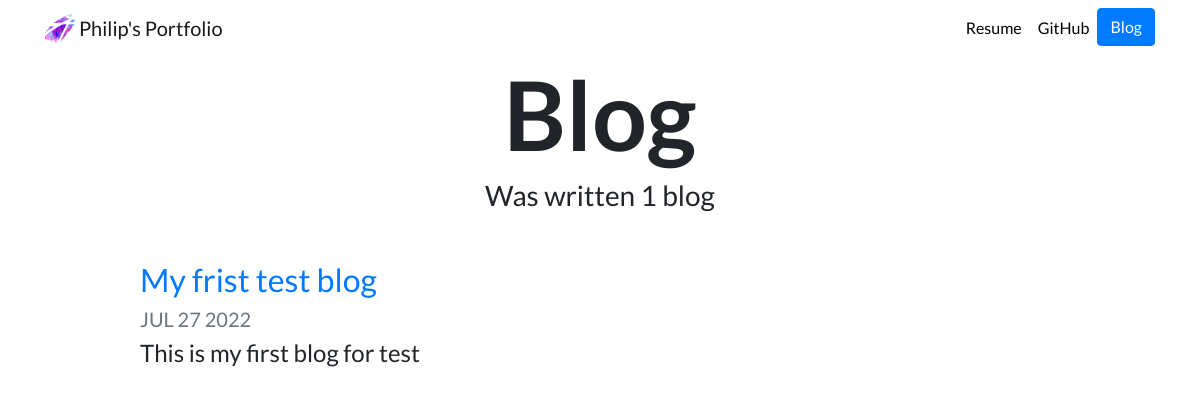
/blog/, run on an earlier commit of the app's database.
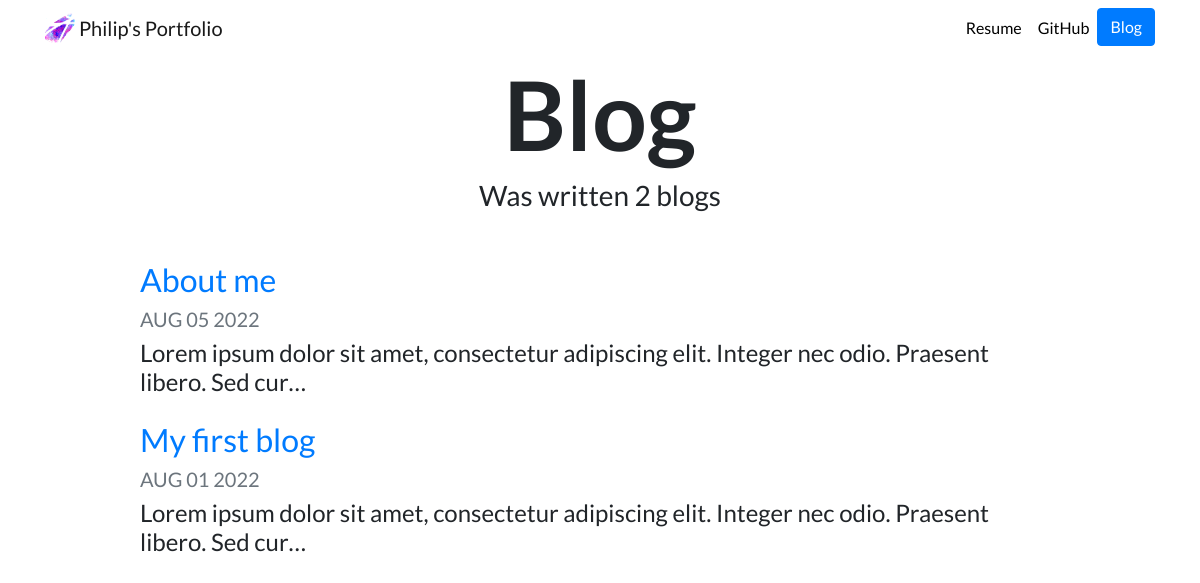
And on a later commit of the database.
### blog/models.py (models this page shows, shortened)
class Blog(models.Model):
    title = models.CharField(max_length=100)
    date = models.DateField()
    description = models.TextField()

### blog/views.py (the view)
# urls.py: path('', views.all_blogs, name='all_blogs'),
def all_blogs(request):
    blogs = Blog.objects.order_by('-date')
    return render(request, 'blog/all_blogs.html', {'blogs': blogs})

### blog/templates/blog/all_blogs.html
{% extends "portfolio/base.html" %}
{% load static %}
{% block content %}
<h1 id="blogtitle" class="font-weight-bold text-center">Blog</h1>
<h3 class="text-center mb-5">Was written {{ blogs.count }} blog{{ blogs.count|pluralize }}</h3>
{% for blog in blogs %}
<div class="row justify-content-center my-3">
  <div class="col-md-10">
    <a href="{% url 'blog:detail' blog.id %}">
      <h2>{{ blog.title }}</h2>
    </a>
    <h5 class="text-muted">{{ blog.date|date:'M d Y'|upper }}</h5>
    <h4>{{ blog.description|striptags|truncatechars:100 }}</h4>
  </div>
</div>
{% endfor %}
{% endblock %}

### portfolio/templates/portfolio/base.html (shortened to what this page needs)
{% load static %}
<!doctype html>
<html lang="en">
<head>
  <link rel="stylesheet" href="https://stackpath.bootstrapcdn.com/bootstrap/4.4.1/css/bootstrap.min.css">
  <link rel="stylesheet" href="{% static "portfolio/custom.css" %}">
</head>
<body>
  <nav id="topNav" class="navbar navbar-expand-md navbar-light">
    <div class="container">
      <a class="navbar-brand" href="{% url 'home' %}">
        <img src="{% static "portfolio/Logo.png" %}" width="30" height="30" class="d-inline-block align-top" alt="Philip's Logo">
        <span>Philip's Portfolio</span>
      </a>
      <div class="collapse navbar-collapse text-center" id="navbarNav">
        <ul class="navbar-nav ml-auto">
          <li class="nav-item">
            <a class="nav-link" href="{% static "portfolio/resume.pdf" %}">Resume</a>
          </li>
          <li class="nav-item">
            <a class="nav-link" href="https://github.com/Siianitsia" target="_blank">GitHub</a>
          </li>
          <li>
            <a role="button" href="{% url 'blog:all_blogs' %}" class="btn btn-primary">Blog</a>
          </li>
        </ul>
      </div>
    </div>
  </nav>
  <div class="container">
    {% block content %}{% endblock %}
  </div>
</body>
</html>

### portfolio/static/portfolio/custom.css (style rules this page uses)
.navbar-nav .nav-link { color: rgba(0,0,0,1) !important; }
body { font-family: 'Lato', sans-serif; }
#blogtitle { font-size: 6rem; }

What changed in the data, as far as the page shows it:
removed Blog: title "My frist test blog", date "JUL 27 2022", description "This is my first blog for test"
added Blog: title "About me", date "AUG 05 2022", description "Lorem ipsum dolor sit amet, consectetur adipiscing elit. Integer nec odio. Praesent libero. Sed cur…"
added Blog: title "My first blog", date "AUG 01 2022", description "Lorem ipsum dolor sit amet, consectetur adipiscing elit. Integer nec odio. Praesent libero. Sed cur…"
Also different on the page:
{{ blogs.count }}: "1" → "2"
